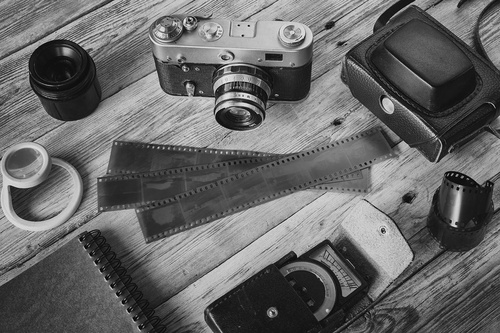
#> input picture openCV/sample.jpg, 500 x 333 px, shrunk from 1300 x 867 before the run
$ python day63_edge_detection_morphology.py
#> lines starting #> are read from the running program, lines starting #| are printed output that depends on the picture
import cv2
import numpy as np
import os

# --- Configuration ---
# IMPORTANT: Change these to paths to your actual image files.
# For best results, use an image with clear objects/shapes for Canny and morphology.
image_path_canny = 'sample.jpg'  # Using existing image
image_path_morphology = 'dog.jpg'  # Using existing image for morphology
output_dir = 'output_images_day63/'  # Directory to save processed images

# Create output directory if it doesn't exist
if not os.path.exists(output_dir):
    os.makedirs(output_dir)

print(f"OpenCV Version: {cv2.__version__}")
print(f"NumPy Version: {np.__version__}")

# Helper function to display images and wait for a key press
def display_and_save(window_name, image, filename=None, show_image=True):
    """
    Displays an image in a named window, waits for a key press,
    closes the window, and optionally saves the image.
    """
    if show_image:
        try:
            cv2.imshow(window_name, image)
            print(f"Displaying '{window_name}'. Press any key to close and continue...")
            cv2.waitKey(0)
            cv2.destroyAllWindows()  # Close all windows to avoid issues
        except Exception as e:
            print(f"Could not display image '{window_name}': {e}")
            print("Continuing without display...")
    else:
        print(f"Processing '{window_name}' (display disabled)")

    if filename:
        full_path = os.path.join(output_dir, filename)
        cv2.imwrite(full_path, image)
        print(f"  Saved: {full_path}")

# --- Section 1: Canny Edge Detection ---
print("\n--- Section 1: Canny Edge Detection ---")

# Load the image for Canny
img_canny = cv2.imread(image_path_canny)
#> img_canny is the input picture: shape (333, 500, 3); min 0, max 239, mean 103.4

if img_canny is None:
    print(f"Error: Could not load image from {image_path_canny} for Canny. Skipping this section.")
else:
    display_and_save('Original Image for Canny', img_canny.copy())

    # Convert to grayscale (Canny usually works best on grayscale)
    gray_canny = cv2.cvtColor(img_canny, cv2.COLOR_BGR2GRAY)
    display_and_save('Grayscale Image for Canny', gray_canny.copy(), 'canny_grayscale.jpg')

    # Apply Canny Edge Detector with different thresholds
    # Experiment with these values to see how they affect edge detection
    canny_params = [(50, 150), (100, 200), (150, 250)] # (threshold1, threshold2)

    for t1, t2 in canny_params:
        edges = cv2.Canny(gray_canny, t1, t2)
        window_name = f'Canny Edges (Thresholds: {t1}, {t2})'
        filename = f'canny_edges_{t1}_{t2}.jpg'
        display_and_save(window_name, edges, filename)
#> this loop made 3 passes
#> pass 1, `edges = cv2.Canny(gray_canny, t1, t2)`:
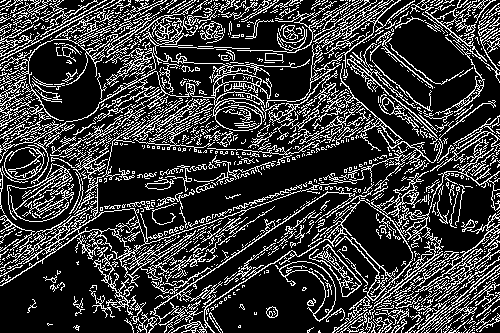
#> edges: shape (333, 500); 22.6% white in thin lines or dots
#> pass 2, `edges = cv2.Canny(gray_canny, t1, t2)`:
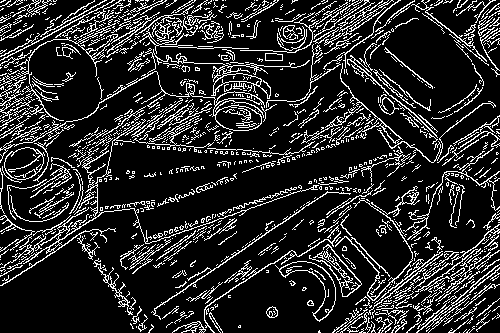
#> edges: shape (333, 500); 16.3% white in thin lines or dots
#> pass 3, `edges = cv2.Canny(gray_canny, t1, t2)`:
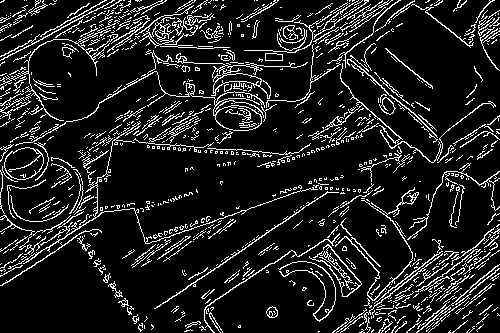
#> edges: shape (333, 500); 12.1% white in thin lines or dots

    # Optional: Combine original and edges for visual comparison
    # Ensure images have same number of channels for hstack
    edges_color = cv2.cvtColor(edges, cv2.COLOR_GRAY2BGR) # Convert edges back to BGR for stacking
#> edges_color: shape (333, 500, 3); 12.1% white in thin lines or dots
    combined_canny = np.hstack((img_canny, edges_color))
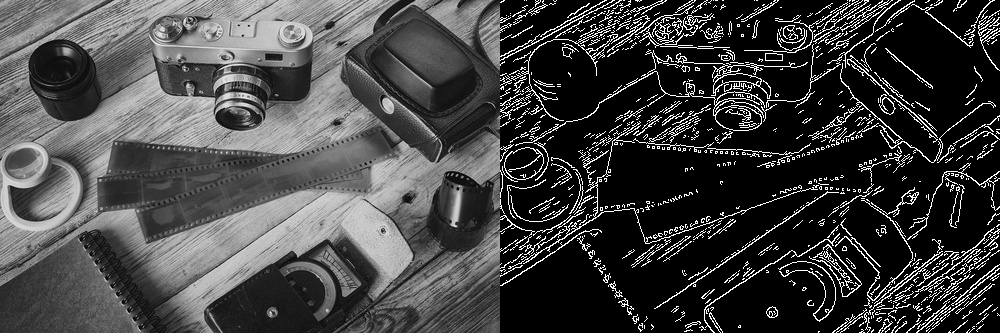
#> combined_canny: shape (333, 1000, 3); min 0, max 255, mean 67.2
    display_and_save('Original vs Canny Edges', combined_canny, 'canny_comparison.jpg')

print("\n--- Section 1: Canny Edge Detection Complete ---")

# --- Section 2: Morphological Operations ---
print("\n--- Section 2: Morphological Operations ---")

# Load the image for morphological operations
img_morph = cv2.imread(image_path_morphology)
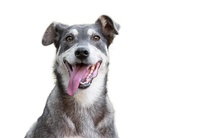
#> input picture openCV/dog.jpg, 212 x 138 px, shrunk from 552 x 360 before the run
#> img_morph is the input picture: shape (138, 212, 3); mean B, G, R 221.9, 221.3, 223.2

if img_morph is None:
    print(f"Error: Could not load image from {image_path_morphology} for Morphology. Skipping this section.")
else:
    display_and_save('Original Image for Morphology', img_morph.copy())

    # Convert to grayscale
    gray_morph = cv2.cvtColor(img_morph, cv2.COLOR_BGR2GRAY)

    # Convert to binary image (thresholding is a common preprocessing step for morphology)
    # Pixels above 127 become 255 (white), below become 0 (black)
    _, binary_morph = cv2.threshold(gray_morph, 127, 255, cv2.THRESH_BINARY)
    display_and_save('Binary Image for Morphology', binary_morph.copy(), 'morph_binary.jpg')

    # Define a structuring element (kernel)
    # cv2.MORPH_RECT for a rectangular kernel
    # (5,5) means a 5x5 kernel
    kernel = cv2.getStructuringElement(cv2.MORPH_RECT, (5, 5))
    print(f"\nUsing a {kernel.shape[0]}x{kernel.shape[1]} rectangular kernel for morphology:\n{kernel}")

    # 2.1 Erosion
    # Shrinks white regions (foreground) or expands black regions (background)
    eroded_img = cv2.erode(binary_morph, kernel, iterations=1)
    display_and_save('Eroded Image (1 Iteration)', eroded_img, 'eroded_image.jpg')

    eroded_img_2iter = cv2.erode(binary_morph, kernel, iterations=2)
    display_and_save('Eroded Image (2 Iterations)', eroded_img_2iter, 'eroded_image_2iter.jpg')

    # 2.2 Dilation
    # Expands white regions (foreground) or shrinks black regions (background)
    dilated_img = cv2.dilate(binary_morph, kernel, iterations=1)
    display_and_save('Dilated Image (1 Iteration)', dilated_img, 'dilated_image.jpg')

    dilated_img_2iter = cv2.dilate(binary_morph, kernel, iterations=2)
    display_and_save('Dilated Image (2 Iterations)', dilated_img_2iter, 'dilated_image_2iter.jpg')

    # 2.3 Opening (Erosion followed by Dilation)
    # Useful for removing small objects (noise) from the foreground
    opened_img = cv2.morphologyEx(binary_morph, cv2.MORPH_OPEN, kernel)
    display_and_save('Opened Image (Removes small white noise)', opened_img, 'opened_image.jpg')

    # 2.4 Closing (Dilation followed by Erosion)
    # Useful for filling small holes inside foreground objects or connecting nearby objects
    closed_img = cv2.morphologyEx(binary_morph, cv2.MORPH_CLOSE, kernel)
    display_and_save('Closed Image (Fills small holes/gaps)', closed_img, 'closed_image.jpg')

    # --- Compare all morphological operations side-by-side ---
    # Stack original binary, eroded, dilated
    row1_morph = np.hstack((binary_morph, eroded_img, dilated_img))
    # Stack opened, closed, and a blank for alignment
    row2_morph = np.hstack((opened_img, closed_img, np.zeros_like(binary_morph)))

    # Add labels (simple text overlay for demonstration)
    font = cv2.FONT_HERSHEY_SIMPLEX
    font_scale = 0.5
    font_thickness = 1
    text_color = (255, 255, 255) # White text on black background for visibility

    # Create a larger canvas to draw labels
    combined_morph_display = np.zeros((row1_morph.shape[0] * 2 + 50, row1_morph.shape[1], 3), dtype=np.uint8)
    combined_morph_display[:row1_morph.shape[0], :] = cv2.cvtColor(row1_morph, cv2.COLOR_GRAY2BGR)
    combined_morph_display[row1_morph.shape[0] + 50:, :] = cv2.cvtColor(row2_morph, cv2.COLOR_GRAY2BGR)

    cv2.putText(combined_morph_display, 'Binary Original', (10, 20), font, font_scale, text_color, font_thickness, cv2.LINE_AA)
    cv2.putText(combined_morph_display, 'Eroded', (binary_morph.shape[1] + 10, 20), font, font_scale, text_color, font_thickness, cv2.LINE_AA)
    cv2.putText(combined_morph_display, 'Dilated', (binary_morph.shape[1] * 2 + 10, 20), font, font_scale, text_color, font_thickness, cv2.LINE_AA)
    cv2.putText(combined_morph_display, 'Opened', (10, binary_morph.shape[0] + 70), font, font_scale, text_color, font_thickness, cv2.LINE_AA)
    cv2.putText(combined_morph_display, 'Closed', (binary_morph.shape[1] + 10, binary_morph.shape[0] + 70), font, font_scale, text_color, font_thickness, cv2.LINE_AA)

    display_and_save('Morphological Operations Comparison', combined_morph_display, 'morphology_comparison.jpg')

print("\n--- Section 2: Morphological Operations Complete ---")
print("\nAll Day 63 tasks completed!")
